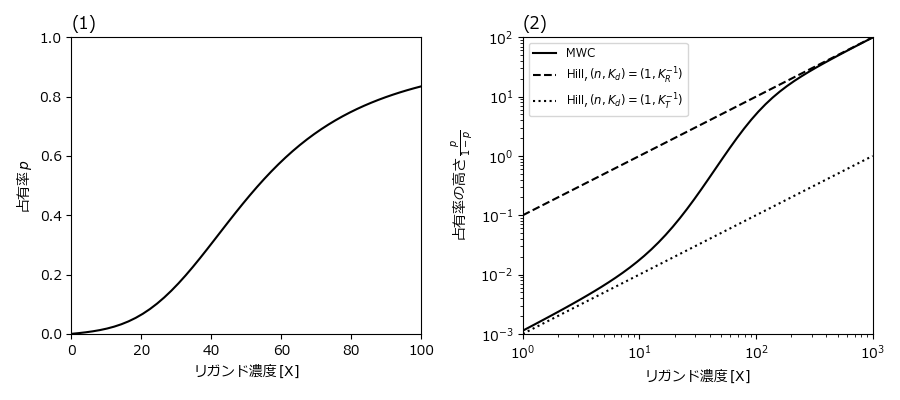

Reproduce this figure in Python.
import numpy as np
import matplotlib.pyplot as plt

#plt.rcParams['font.family'] = "MS Gothic"
plt.rcParams['font.family'] = "Meiryo"

def mwc(X, n, K, L0, c):
    x = K*X
    y = c*x
    return (x*np.power(1+x, n-1) + L0*y*np.power(1+y,n-1))/(np.power(1+x,n)+L0*np.power(1+y,n))

def simple(X,K):
    x = K*X
    return x/(1+x)

n = 4
K = 0.1
L0 = 1000
c = 0.01

fig = plt.figure(figsize=(9,4))#figsize=(6,2))
ax1 = fig.add_subplot(1,2,1)
ax2 = fig.add_subplot(1,2,2)
#fig.subplots_adjust(hspace=0.6, wspace=0.4)

XMAX = 100
X = np.linspace(0, XMAX)
ax1.plot(X, mwc(X,n,K,L0,c), color='black', linestyle='solid')
#ax1.plot(X, simple(X,K), color='black', linestyle='dashed')
#ax1.plot(X, simple(X,K*c), color='black', linestyle='dotted')

ax1.set_xlim(0,XMAX)
ax1.set_ylim(0,1)

ax1.set_title('(1)',loc='left')
ax1.set_xlabel(r"リガンド濃度$\,[\mathrm{X}]$")
ax1.set_ylabel(r"占有率$\,p$")

YMIN = 0
YMAX = 3

Y = np.linspace(YMIN,YMAX)
X = np.power(10, Y)
P = mwc(X,n,K,L0,c)


QR = simple(X,K)
QT = simple(X,K*c)
ax2.plot(X, P/(1-P), color='black', linestyle='solid', label=r'MWC')
ax2.plot(X,QR/(1-QR), color='black', linestyle='dashed', label=r'Hill,$\,(n,K_d)=(1,K_R^{-1})$')
ax2.plot(X,QT/(1-QT), color='black', linestyle='dotted', label=r'Hill,$\,(n,K_d)=(1,K_T^{-1})$')

ax2.set_xlim(10**YMIN,10**YMAX)
ax2.set_ylim(0.001,100)

ax2.set_title('(2)',loc='left')
ax2.set_xlabel(r"リガンド濃度$\,[\mathrm{X}]$")
ax2.set_ylabel(r"占有率の高さ$\,\frac{p}{1-p}$")

ax2.set_xscale('log')
ax2.set_yscale('log')
ax2.legend(fontsize='small')

fig.tight_layout()
plt.show()
